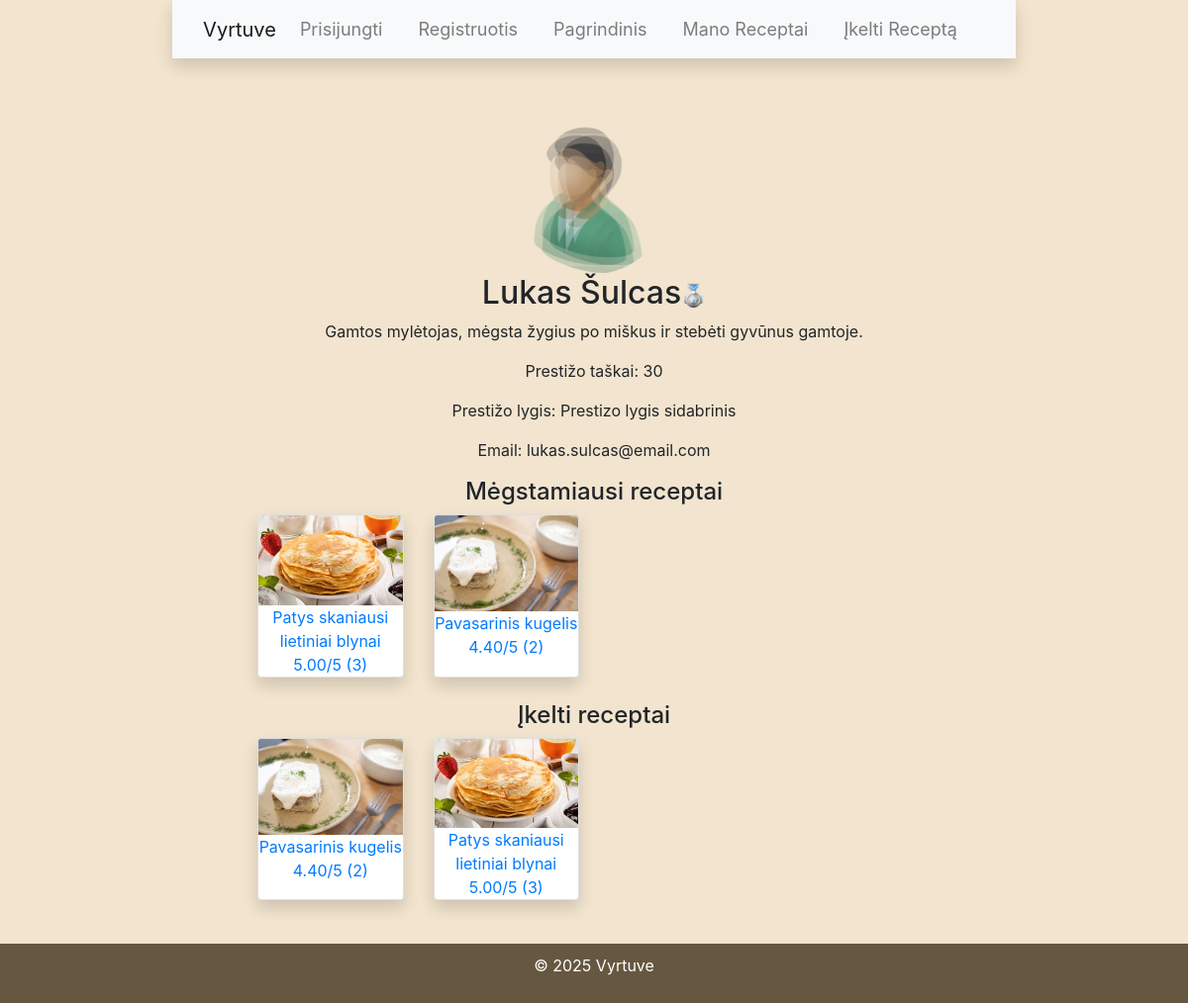
Before: /profile/Lukas/ with the older database file.
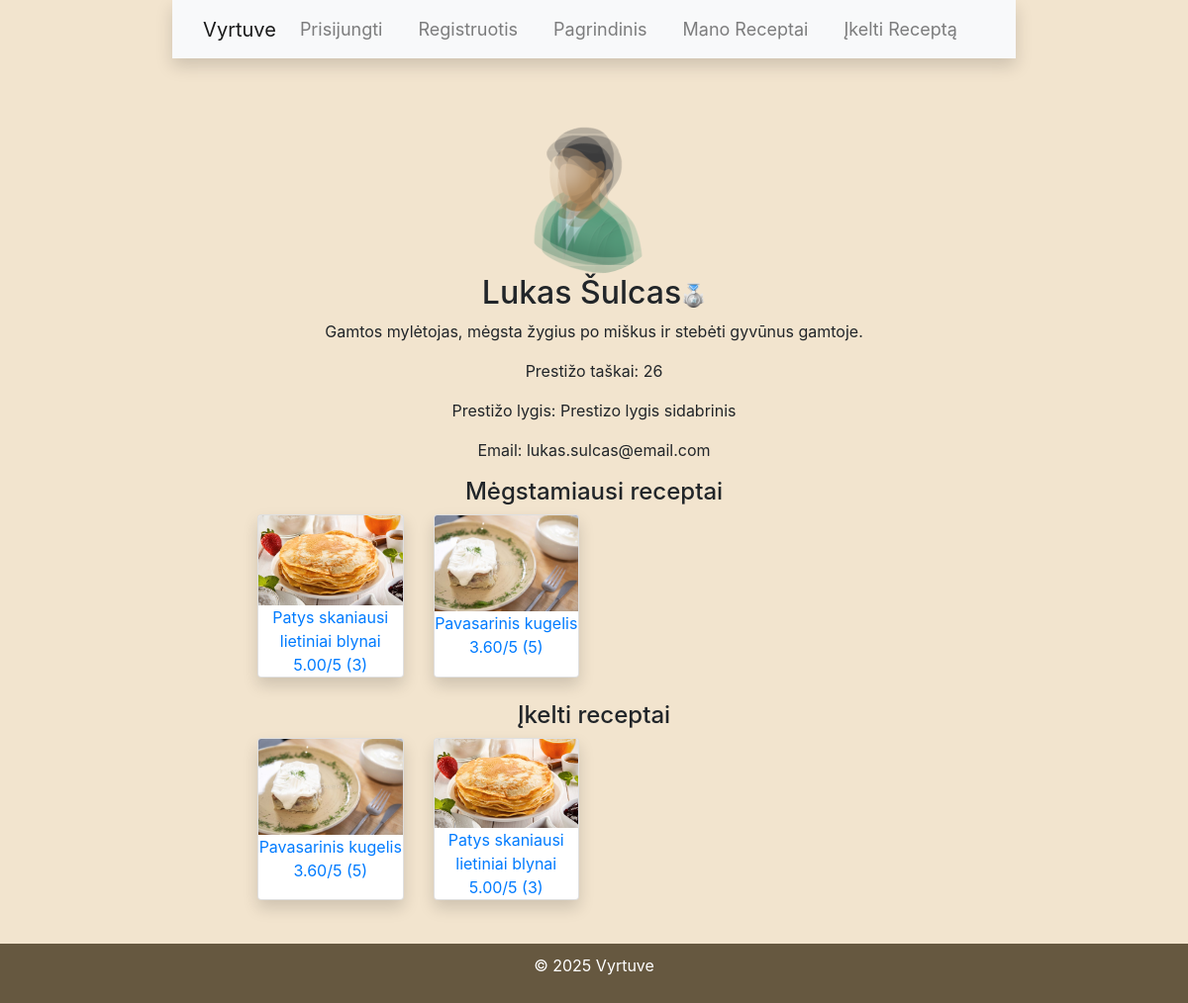
After: the same page with the newer database file.
### Vyrtuve/models.py (models this page shows, shortened)
class Profilis(models.Model):
    profilis = models.OneToOneField(User, on_delete=models.CASCADE)
    vardas = models.CharField(max_length=50)
    aprasas = models.TextField(max_length=2000)
    nuotrauka = models.ImageField(upload_to='profiliu_nuotraukos/', blank=True, default='default-user.png')
    prestizas = models.ForeignKey(Prestizas, on_delete=models.SET_NULL, null=True, blank=True)
    prestizo_taskai = models.IntegerField(default=0)

class Receptas(models.Model):
    titulas = models.CharField(max_length=50)
    aprasas = models.TextField(max_length=2000)
    ingridientai = models.TextField(max_length=2000)
    instrukcijos = models.TextField(max_length=2000)
    nuotrauka = models.ImageField(upload_to='receptai/', blank=True, null=True)
    gaminimo_laikas = models.FloatField()
    vidutinis_reitingas = models.FloatField(default=0)
    reitingu_kiekis = models.IntegerField(default=0)
    favoritu_kiekis = models.IntegerField(default=0)
    ar_vegetariskas = models.BooleanField(default=False)
    ar_veganiskas = models.BooleanField(default=False)
    data = models.DateTimeField(auto_now_add=True)
    sablonas = models.ForeignKey(Sablonas, on_delete=models.SET_NULL, null=True)
    profilis = models.ForeignKey(Profilis, related_name='receptai', on_delete=models.CASCADE, null=True)

class Prestizas(models.Model):
    PASIRINKIMAI = (
        ("Prestizo lygis įprastas", "Įprastas"),
        ("Prestizo lygis bronzinis", "Bronzinis"),
        ("Prestizo lygis sidabrinis", "Sidabrinis"),
        ("Prestizo lygis auksinis", "Auksinis"),
        ("Prestizo lygis Administratorius", "Administratorius"),
    )
    lygio_pavadinimas = models.CharField(choices=PASIRINKIMAI, max_length=40, blank=True, null=True)
    tasku_reikalavimas = models.IntegerField()
    ikona = models.ImageField(upload_to='prestizo_ikonai/', blank=True, null=True)

### Vyrtuve/views.py (the view)
# urls.py: path('profile/<str:username>/', views.view_other_profile, name='view-other-profile'),
def view_other_profile(request, username):
    profile = Profilis.objects.get(profilis__username=username)
    favorite_ratings = Reitingas.objects.filter(profilis=profile, favoritas=True)
    favorite_recipes = [rating.receptas for rating in favorite_ratings if rating.receptas is not None]
    uploaded_recipes = Receptas.objects.filter(profilis=profile)
    favorite_recipes = favorite_recipes[:4]
    context = {
        'profile': profile,
        'favorite_recipes': favorite_recipes,
        'uploaded_recipes': uploaded_recipes,
    }
    return render(request, 'profile_view_other.html', context)

### Vyrtuve/templates/profile_view_other.html
{% extends 'base.html' %}
{% block content %}
<div>
    <img class="rounded-circle" src="{{ profile.nuotrauka.url }}"/>
    <h2>{{ profile.vardas }}<img src="{{ profile.prestizas.ikona.url }}" style="width: 25px; height: 25px;"></h2>
    <p>{{ profile.aprasas }}</p>
    <p>Prestižo taškai: {{ profile.prestizo_taskai }}</p>
    <p>Prestižo lygis: {{ profile.prestizas.lygio_pavadinimas }}</p>
    <p>Email: {{ profile.profilis.email }}</p>
</div>
<div>
    <h4>Mėgstamiausi receptai</h4>
    <div class="row">
        {% for receptas in favorite_recipes %}
        <div class="col-sm-6 col-md-3 d-flex align-items-stretch">
            <div class="card mb-4 shadow">
                <img class="card-img-top" src="{{ receptas.nuotrauka.url }}"/>
                <div>
                    <a href="{% url 'recipe' receptas.id %}">{{ receptas.titulas }}</a>
                    <br>
                    <a href="{% url 'recipe' receptas.id %}">{{ receptas.vidutinis_reitingas|floatformat:2 }}/5 ({{ receptas.reitingu_kiekis }})</a>
                </div>
            </div>
        </div>
        {% empty %}
        <p>Šis vartotojas nepažymėjo jokio recepto kaip favorito.</p>
        {% endfor %}
    </div>
</div>
<div>
    <h4>Įkelti receptai</h4>
    <div class="row">
        {% for receptas in uploaded_recipes %}
        <div class="col-sm-6 col-md-3 d-flex align-items-stretch">
            <div class="card mb-4 shadow">
                <img class="card-img-top" src="{{ receptas.nuotrauka.url }}"/>
                <div>
                    <a href="{% url 'recipe' receptas.id %}">{{ receptas.titulas }}</a>
                    <br>
                    <a href="{% url 'recipe' receptas.id %}">{{ receptas.vidutinis_reitingas|floatformat:2 }}/5 ({{ receptas.reitingu_kiekis }})</a>
                </div>
            </div>
        </div>
        {% empty %}
        <p>Šis vartotojas neįkėlė jokio recepto.</p>
        {% endfor %}
    </div>
</div>
{% endblock %}

Changed rows visible on the page:
changed Profilis "Lukas Šulcas": prestizo_taskai "30" → "26"
changed Receptas "Pavasarinis kugelis": vidutinis_reitingas "4.40" → "3.60"; reitingu_kiekis "2" → "5"
